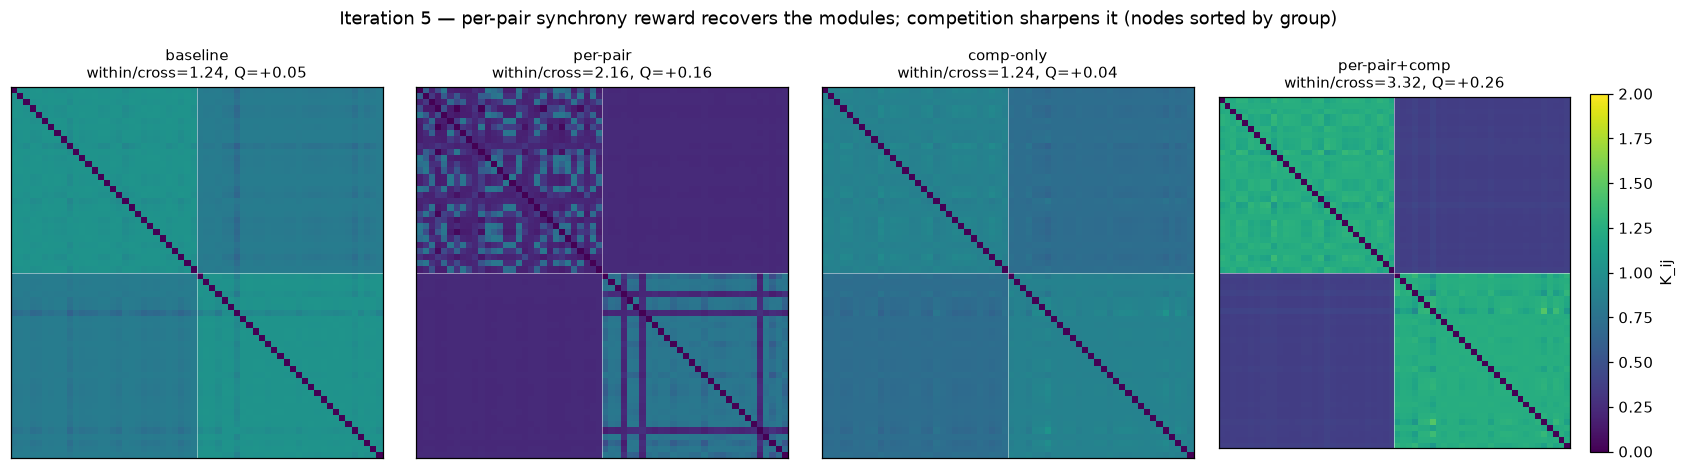

This chart was generated by the following Python code:
"""
Iteration 5 -- What rescues modular memory? (follow-up to iteration 4)

Iteration 4 showed that pure Hebbian all-to-all coupling homogenizes the two
hidden clusters into one module, and that a per-NODE reward cannot help because
it cancels from the within/cross ratio. Two candidate rescues:

  (A) Per-PAIR reward. Reward each *link* by its own synchrony instead of by a
      node-level scalar: R_ij = S_ij - threshold. Unlike a per-node reward this
      does NOT cancel -- low-synchrony (cross-cluster) links fall below the
      threshold, get zero/negative drive, and decay; high-synchrony
      (within-cluster) links are reinforced. This is "heterogeneous reward with
      synchrony": genuinely per-pair credit assignment.

  (B) Coupling competition (synaptic normalization). After each step, rescale
      each node's incoming coupling to a fixed budget so its links compete for a
      finite resource -- the biological limiting mechanism pure Hebbian growth
      lacks.

Four conditions (+ the isolated two-block reference from iter 4, Q = 0.50):
    baseline   : global per-node reward, no competition        (iter 4 result)
    per-pair   : per-pair synchrony-gated reward, no competition
    comp-only  : global reward + competition
    per-pair+comp : per-pair reward + competition

Predictions (from the probes that motivated this iteration):
    baseline    -> merges (contrast ~1.25, Q ~0.05)
    per-pair    -> modules recover (contrast ~2, Q > 0.1)   <-- the real fix
    comp-only   -> inert (contrast ~1.25): competition needs a per-pair signal
    per-pair+comp -> best (contrast ~3, Q > 0.2): competition sharpens it
"""
import os, sys
import numpy as np
sys.path.insert(0, os.path.dirname(os.path.dirname(os.path.abspath(__file__))))
from ksomheb import (order_parameter, kuramoto_step, local_synchrony,
                     synaptic_normalize, modularity)

np.random.seed(23)

N = 60
half = N // 2
groups = np.array([0] * half + [1] * (N - half))
Delta = 1.4
jitter = 0.12
omega = np.where(groups == 0, +Delta, -Delta) + np.random.normal(0, jitter, N)

dt = 0.05
steps = 50_000
r_baseline = 0.10          # for the global (per-node) reward
pair_threshold = 0.60      # for the per-pair synchrony-gated reward
eta, lam, K_max = 0.01, 0.005, 2.0
K0 = 0.8

within = (groups[:, None] == groups[None, :]).copy()
cross = ~within
np.fill_diagonal(within, False)

def run(per_pair, competition):
    rng = np.random.RandomState(1)
    theta = rng.uniform(0, 2 * np.pi, N)
    K = np.full((N, N), K0); np.fill_diagonal(K, 0.0)
    budget = K.sum(axis=1).mean()             # preserve initial per-node total
    for t in range(steps):
        r = order_parameter(theta)[0]
        theta = kuramoto_step(theta, omega, K, dt)
        S = local_synchrony(theta)
        if per_pair:
            drive = S * (S - pair_threshold)   # per-pair, does not cancel
        else:
            drive = S * (r - r_baseline)       # per-node/global (cancels)
        dK = eta * drive - lam * K
        np.fill_diagonal(dK, 0.0)
        K = np.clip(K + dK * dt, 0.0, K_max)
        if competition:
            K = np.clip(synaptic_normalize(K, budget), 0.0, K_max)
    return theta, K

def report(name, theta, K):
    S = local_synchrony(theta)
    w, c = K[within].mean(), K[cross].mean()
    contrast = w / c if c > 1e-9 else float("inf")
    Q = modularity(K, groups)
    print(f"{name:15s}| K_within={w:5.3f} K_cross={c:5.3f} "
          f"within/cross={contrast:5.2f}  S_cross={S[cross].mean():.3f}  Q={Q:+.3f}")
    return dict(name=name, within=w, cross=c, contrast=contrast, Q=Q, K=K)

print(f"N={N} (2x{half}), Delta={Delta}, pair_threshold={pair_threshold}, "
      f"isolated-reference Q=0.50\n")
conds = {
    "baseline":      dict(per_pair=False, competition=False),
    "per-pair":      dict(per_pair=True,  competition=False),
    "comp-only":     dict(per_pair=False, competition=True),
    "per-pair+comp": dict(per_pair=True,  competition=True),
}
res = {}
for name, kw in conds.items():
    theta, K = run(**kw)
    res[name] = report(name, theta, K)

b, p, c, pc = (res[k] for k in
               ("baseline", "per-pair", "comp-only", "per-pair+comp"))

# ---- checks ----
# 1. Per-pair reward rescues modularity (clearly beats baseline).
ok1 = p["contrast"] > 1.8 and p["Q"] > 0.10 and p["Q"] > 2 * b["Q"]
# 2. Competition ALONE (global reward) is inert -- no better than baseline.
ok2 = abs(c["contrast"] - b["contrast"]) < 0.15 and c["Q"] < b["Q"] + 0.02
# 3. Competition amplifies the per-pair signal (best of all).
ok3 = pc["contrast"] > p["contrast"] and pc["Q"] > p["Q"]
# 4. Ordering is baseline ~ comp-only < per-pair < per-pair+comp on Q.
order_Q = [b["Q"], c["Q"], p["Q"], pc["Q"]]
ok4 = b["Q"] < p["Q"] and c["Q"] < p["Q"] and p["Q"] < pc["Q"]

print()
print(f"Check 1 (per-pair reward rescues modularity: contrast>1.8, Q>0.10, "
      f">2x baseline) -> {'PASS' if ok1 else 'FAIL'}")
print(f"Check 2 (competition ALONE is inert vs baseline)                     -> "
      f"{'PASS' if ok2 else 'FAIL'}")
print(f"Check 3 (competition amplifies per-pair: best contrast {pc['contrast']:.2f} "
      f"& Q {pc['Q']:+.3f}) -> {'PASS' if ok3 else 'FAIL'}")
print(f"Check 4 (Q ordering baseline~comp < per-pair < per-pair+comp)        -> "
      f"{'PASS' if ok4 else 'FAIL'}")
allok = ok1 and ok2 and ok3 and ok4
print("\nALL PASS" if allok else "\nSOME CHECKS FAILED")
print("\nVerdict: heterogeneous (per-PAIR, synchrony-gated) reward IS the fix that")
print("per-node reward could not be -- it recovers the hidden modules because it")
print("assigns credit per link, not per node. Coupling competition (synaptic")
print("normalization) is an amplifier, not a standalone cure: it does nothing")
print("without a per-pair signal to sharpen. Modularity is achievable -- but only")
print("with mechanisms the v1.0 doc did not specify.")

# ---- plot ----
try:
    import matplotlib
    matplotlib.use("Agg")
    import matplotlib.pyplot as plt
    fig, axes = plt.subplots(1, 4, figsize=(15.5, 4.1))
    for ax, name in zip(axes, conds):
        R = res[name]
        im = ax.imshow(R["K"], cmap="viridis", vmin=0, vmax=K_max)
        ax.set_title(f"{name}\nwithin/cross={R['contrast']:.2f}, Q={R['Q']:+.2f}",
                     fontsize=9.5)
        ax.axhline(half - 0.5, color="w", lw=0.6, alpha=0.5)
        ax.axvline(half - 0.5, color="w", lw=0.6, alpha=0.5)
        ax.set_xticks([]); ax.set_yticks([])
    fig.colorbar(im, ax=axes[-1], fraction=0.046, label="K_ij")
    fig.suptitle("Iteration 5 — per-pair synchrony reward recovers the modules; "
                 "competition sharpens it (nodes sorted by group)", y=1.03)
    out = os.path.join(os.path.dirname(os.path.abspath(__file__)),
                       "iter5_competition_rescue.png")
    fig.tight_layout()
    fig.savefig(out, dpi=110, bbox_inches="tight")
    print(f"\nplot saved -> {out}")
except Exception as e:
    print(f"\n(plot skipped: {e})")
